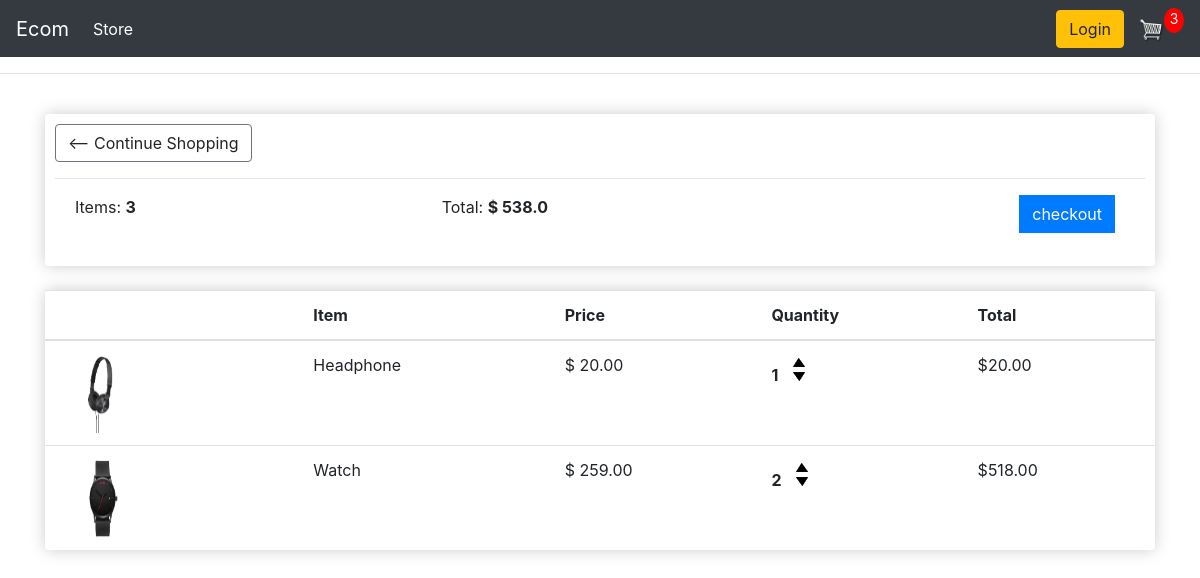
The app's page /cart/ (signed in) with its own data.
### store/models.py (models this page shows, shortened)
class Order(models.Model):
    customer = models.ForeignKey(Customer, on_delete=models.SET_NULL, null=True, blank=True)
    date_ordered = models.DateTimeField(auto_now_add=True)
    completed = models.BooleanField(default=False)
    transaction_id = models.FloatField(max_length=100, null=True)
    @property
    def total_item(self):
        orderitems = self.orderitem_set.all()
        total = sum([item.quantity for item in orderitems])
        return total
    @property
    def total_cost(self):
        orderitems = self.orderitem_set.all()
        total = sum([item.get_total for item in orderitems])
        return total

class OrderItem(models.Model):
    product = models.ForeignKey(Product, null=True, on_delete=models.SET_NULL)
    order = models.ForeignKey(Order, on_delete=models.SET_NULL, null=True)
    quantity = models.IntegerField(default= 0, null=True, blank=True)
    date_added = models.DateTimeField(auto_now_add=True)
    @property
    def get_total(self):
        total = self.quantity * self.product.price
        return total

class Product(models.Model):
    name = models.CharField(max_length=200)
    price = models.FloatField()
    digital = models.BooleanField(default=False, null=True, blank=True)
    image = models.ImageField(blank=True, null=True)
    @property
    def imageUrl(self):
        try:
            url = self.image.url
        except:
            url = ''
        return url

### store/views.py (the view)
# urls.py: path('cart/', views.cart, name='cart'),
def cart(request):
    if request.user.is_authenticated:
        customer = request.user.customer
        order, created = Order.objects.get_or_create(customer=customer, completed=False)
        items = order.orderitem_set.all()
        cartItems = order.total_item
    else:
        items = []
        order = {'total_item':0, 'total_cost':0, 'shipping':False}
        cartItems = order['total_item']
    context = {
        'items':items,
        'order':order,
        'cartItems':cartItems
    }
    return render(request, 'store/cart.html', context)

### store/templates/store/cart.html (shortened to what this page needs)
{% extends 'store/main.html' %}
{% load static %}
{% block content %}
  <div class="container boxes" >
    <a class="btn btn-outline-secondary"> <--  Continue Shopping</a>
    <hr>
    <div class="row" style="margin-top: 10px;">
      <div class="col" style="margin-left: 20px;" >
        Items: <b> {{ order.total_item }} </b>
      </div>
      <div class="col">
        Total: <b>$ {{ order.total_cost }}</b>
      </div>
      <div class="col" >
        <a href="{% url 'checkout' %}" class="btn btn-primary" style="margin-bottom: 23px; float: right; margin-right: 30px; border-radius: 0px; " >checkout</a>
      </div>
    </div>
  </div><br>
    <table class="table boxes" >
      <thead>
        <tr>
          <th scope="col"></th>
          <th scope="col">Item</th>
          <th scope="col">Price</th>
          <th scope="col">Quantity</th>
          <th scope="col">Total</th>
        </tr>
      </thead>
      <tbody>
        <tr>
          {% for item in items %}
          <td> <img src="{{ item.product.imageUrl }}" alt="" width="90" height="80"> </td>
          <td>{{ item.product.name }}</td>
          <td>$ {{ item.product.price|floatformat:2 }}</td>
          <td >
            <div style="flex:1">
              <p class="quantity">{{ item.quantity }}</p>
              <div class="quantity ">
                <img class="chg-quantity update-cart" data-product={{item.product.id}} data-action="add" src="{% static  'images/arrow-up.png' %}">
                <img class="chg-quantity update-cart" data-product={{item.product.id}} data-action="remove" src="{% static  'images/arrow-down.png' %}">
              </div>
            </div>
          </div>
        </td>
          <td>${{ item.get_total|floatformat:2 }}</td>
        </tr>
        <tr>
        {% endfor %}
{% endblock content %}

### static/css/main.css (style rules this page uses)
body { background-color: hsl(0, 0%, 98%); }
.btn { border-radius: 0; }
.quantity { display: inline-block; font-weight: 700; padding-right:10px; }
.chg-quantity { width: 12px; cursor: pointer; display: block; margin-top: 5px; transition:.1s; }

### store/templates/store/cart.html (style rules this page uses)
.boxes { box-shadow:hsl(0, 0%, 80%) 0 0 16px; background-color: #fff; border-radius: 4px; padding: 10px; }

### records on screen
Order: total_item "3", total_cost "538.0"
OrderItem: product.imageUrl (picture), product.name "Headphone", product.price "20.00", quantity "1", get_total "20.00"
OrderItem: product.imageUrl (picture), product.name "Watch", product.price "259.00", quantity "2", get_total "518.00"

### other values on screen
{{ cartItems }} "3"
